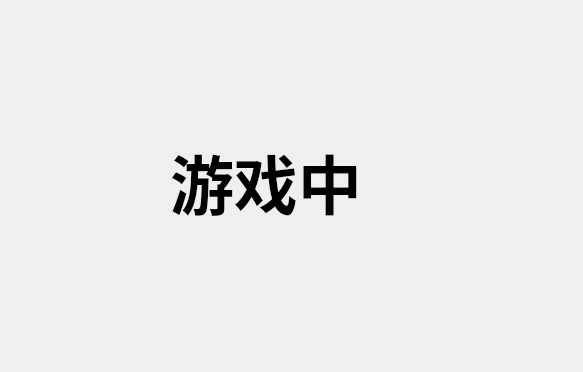
<?xml version="1.0" encoding="UTF-8"?>
<ui version="4.0">
 <class>InProcess</class>
 <widget class="QDialog" name="InProcess">
  <property name="geometry">
   <rect>
    <x>0</x>
    <y>0</y>
    <width>583</width>
    <height>372</height>
   </rect>
  </property>
  <property name="windowTitle">
   <string>Dialog</string>
  </property>
  <widget class="QLabel" name="label">
   <property name="geometry">
    <rect>
     <x>170</x>
     <y>130</y>
     <width>261</width>
     <height>101</height>
    </rect>
   </property>
   <property name="font">
    <font>
     <family>Arial</family>
     <pointsize>48</pointsize>
     <weight>75</weight>
     <bold>true</bold>
    </font>
   </property>
   <property name="text">
    <string>游戏中</string>
   </property>
  </widget>
 </widget>
 <resources/>
 <connections/>
</ui>
